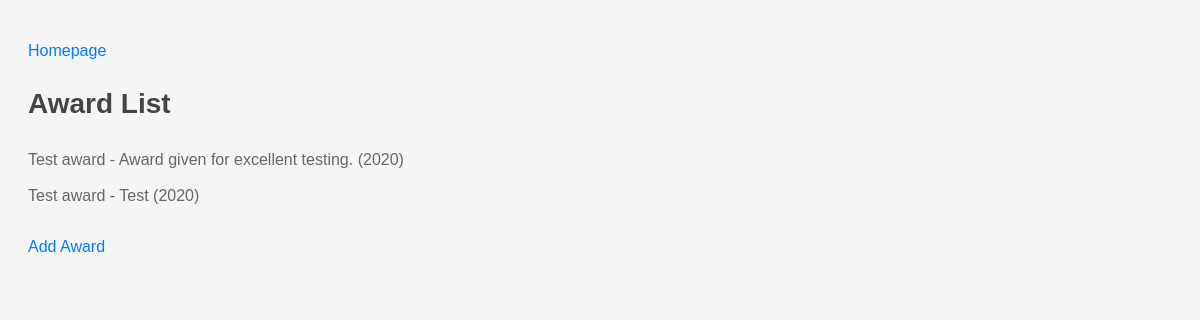
The app's page /api/award_list/, older data.
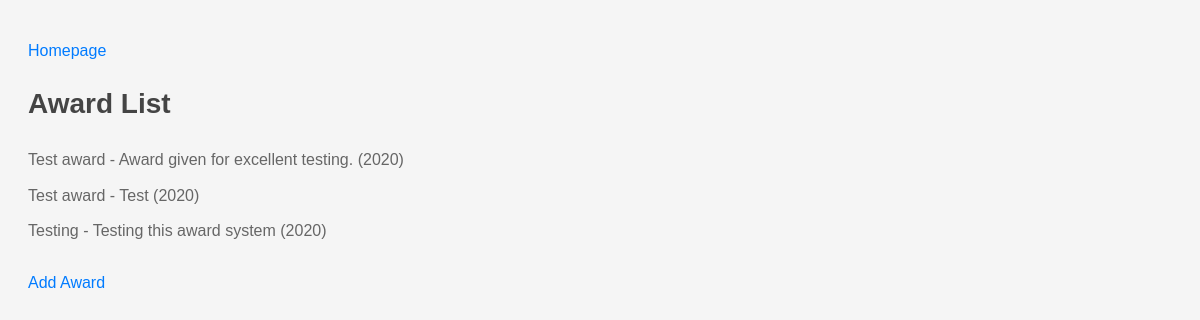
The same page, newer data.
### website/models.py (models this page shows, shortened)
class Award(models.Model):
    award_name = models.CharField(max_length=50, default="")
    description = models.TextField()
    award_year = models.PositiveIntegerField()
    category = models.CharField(max_length=255, default="")
    show = models.ForeignKey(Show, on_delete=models.CASCADE, related_name='awards', null=True, blank=True)
    actor = models.ForeignKey(Actor, on_delete=models.CASCADE, related_name='awards', null=True, blank=True)

### website/views.py (the view)
# urls.py: path('award_list/', views.AwardList.as_view(), name='award-list'),
class AwardList(View):
    def get(self, request):
        awards = Award.objects.all()
        return render(request=request,
                      template_name='website/award_list.html',
                      context = {'awards':awards})

### website/templates/website/award_list.html (shortened to what this page needs)
<!DOCTYPE html>
<html lang="en">
<head>
</head>
<body>
<a href="/website/home/">Homepage</a>
<br>
<h1>Award List</h1>
<ul>
    {% for award in awards %}
        <li>{{ award.award_name }} - {{ award.description }} ({{ award.award_year }})</li>
    {% empty %}
        <li>No awards found.</li>
    {% endfor %}
</ul>
<a href="{% url 'award-add' %}">Add Award</a>
</body>
</html>

Row changes from the older to the newer data that the page shows:
added Award: award_name "Testing", description "Testing this award system", award_year "2020"
